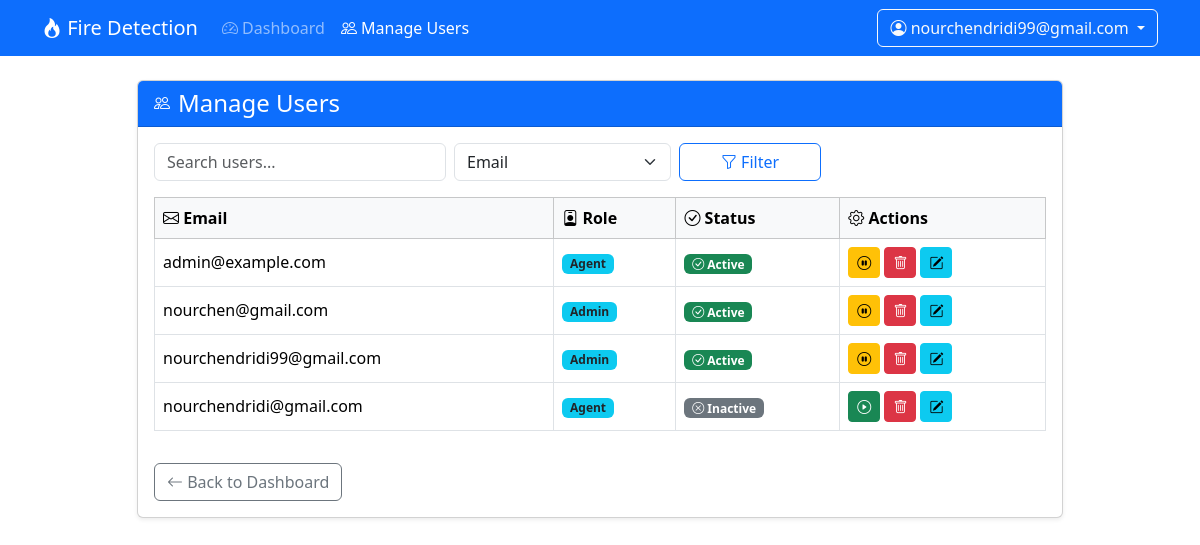
The app's page /accounts/users/manage/ (signed in) with its own data.
### accounts/models.py (models this page shows, shortened)
class CustomUser(AbstractUser):
	username = None
	email = models.EmailField('email address', unique=True)
	USER_TYPE_ADMIN = 'admin'
	USER_TYPE_SUPERVISOR = 'supervisor'
	USER_TYPE_AGENT = 'agent'
	USER_TYPE_CHOICES = [
		(USER_TYPE_ADMIN, 'Admin'),
		(USER_TYPE_SUPERVISOR, 'Supervisor'),
		(USER_TYPE_AGENT, 'Agent'),
	]
	user_type = models.CharField(max_length=20, choices=USER_TYPE_CHOICES, default=USER_TYPE_AGENT)
	USERNAME_FIELD = 'email'
	REQUIRED_FIELDS = []  # email is required by USERNAME_FIELD
	objects = CustomUserManager()

### accounts/views.py (the view, shortened to what this page needs)
# urls.py: path('users/manage/', views.manage_users, name='manage_users'),
@require_http_methods(['GET', 'POST'])
@role_required(User.USER_TYPE_ADMIN)
def manage_users(request):
    sort = request.GET.get('sort', 'email')
    search = request.GET.get('search', '')
    users = User.objects.all()
    if search:
        users = users.filter(Q(email__icontains=search) | Q(user_type__icontains=search))
    users = users.order_by(sort)
    edit_user = None
    if 'edit' in request.GET:
        try:
            edit_user = User.objects.get(pk=request.GET['edit'])
        except User.DoesNotExist:
            edit_user = None
    return render(request, 'accounts/manage_users.html', {
        'users': users,
        'sort': sort,
        'search': search,
        'edit_user': edit_user,
        'user_type_choices': User.USER_TYPE_CHOICES,
    })

### accounts/templates/accounts/manage_users.html (shortened to what this page needs)
{% load static %}
<!doctype html>
<html>
<head>
    <link href="https://cdn.jsdelivr.net/npm/bootstrap@5.3.2/dist/css/bootstrap.min.css" rel="stylesheet">
    <link href="https://cdn.jsdelivr.net/npm/bootstrap-icons@1.7.2/font/bootstrap-icons.css" rel="stylesheet">
</head>
<body>
    <nav class="navbar navbar-expand-lg navbar-dark bg-primary mb-4">
        <div class="container">
            <a class="navbar-brand" href="#"><i class="bi bi-fire"></i> Fire Detection</a>
            <div class="collapse navbar-collapse" id="navbarNav">
                <ul class="navbar-nav me-auto">
                    <li class="nav-item">
                        <a class="nav-link" href="{% url 'admin_dashboard' %}"><i class="bi bi-speedometer2"></i> Dashboard</a>
                    </li>
                    <li class="nav-item">
                        <a class="nav-link active" href="{% url 'manage_users' %}"><i class="bi bi-people"></i> Manage Users</a>
                    </li>
                </ul>
                <div class="d-flex align-items-center">
                    <div class="dropdown">
                        <button class="btn btn-outline-light dropdown-toggle" type="button" data-bs-toggle="dropdown">
                            <i class="bi bi-person-circle"></i> {{ request.user.email }}
                        </button>
                    </div>
                </div>
            </div>
        </div>
    </nav>
    <div class="container">
        <div class="row justify-content-center">
            <div class="col-lg-10">
                <div class="card shadow-sm mb-4">
                    <div class="card-header bg-primary text-white d-flex align-items-center">
                        <i class="bi bi-people me-2"></i>
                        <h4 class="mb-0">Manage Users</h4>
                    </div>
                    <div class="card-body">
                        <form method="get" class="row g-2 mb-3">
                            <div class="col-md-4">
                                <input type="text" name="search" value="{{ search }}" class="form-control" placeholder="Search users...">
                            </div>
                            <div class="col-md-3">
                                <select name="sort" class="form-select">
                                    <option value="email" {% if sort == 'email' %}selected{% endif %}>Email</option>
                                </select>
                            </div>
                            <div class="col-md-2">
                                <button type="submit" class="btn btn-outline-primary w-100"><i class="bi bi-funnel"></i> Filter</button>
                            </div>
                        </form>
                        <div class="table-responsive">
                            <table class="table table-bordered table-hover align-middle">
                                <thead class="table-light">
                                    <tr>
                                        <th><i class="bi bi-envelope"></i> Email</th>
                                        <th><i class="bi bi-person-badge"></i> Role</th>
                                        <th><i class="bi bi-check-circle"></i> Status</th>
                                        <th><i class="bi bi-gear"></i> Actions</th>
                                    </tr>
                                </thead>
                                <tbody>
                                {% for user in users %}
                                    <tr>
                                        <td>{{ user.email }}</td>
                                        <td>
                                            <span class="badge bg-info text-dark">{{ user.get_user_type_display }}</span>
                                        </td>
                                        <td>
                                            {% if user.is_active %}
                                                <span class="badge bg-success"><i class="bi bi-check-circle"></i> Active</span>
                                            {% else %}
                                                <span class="badge bg-secondary"><i class="bi bi-x-circle"></i> Inactive</span>
                                            {% endif %}
                                        </td>
                                        <td>
                                            <div class="d-flex gap-1">
                                                <form method="post" style="display:inline;">
                                                    {% if user.is_active %}
                                                        <button name="action" value="deactivate" class="btn btn-warning btn-sm" title="Deactivate">
                                                            <i class="bi bi-pause-circle"></i>
                                                        </button>
                                                    {% else %}
                                                        <button name="action" value="activate" class="btn btn-success btn-sm" title="Activate">
                                                            <i class="bi bi-play-circle"></i>
                                                        </button>
                                                    {% endif %}
                                                    <button name="action" value="delete" class="btn btn-danger btn-sm" title="Delete" onclick="return confirm('Delete user?');">
                                                        <i class="bi bi-trash"></i>
                                                    </button>
                                                </form>
                                                <a href="?edit={{ user.id }}&sort={{ sort }}&search={{ search }}" class="btn btn-info btn-sm" title="Edit">
                                                    <i class="bi bi-pencil-square"></i>
                                                </a>
                                            </div>
                                        </td>
                                    </tr>
                                {% endfor %}
                                </tbody>
                            </table>
                        </div>
                        <a href="{% url 'admin_dashboard' %}" class="btn btn-outline-secondary mt-3">
                            <i class="bi bi-arrow-left"></i> Back to Dashboard
                        </a>
                    </div>
                </div>
            </div>
        </div>
    </div>
</body>
</html>

### records on screen
CustomUser: user.email "nourchendridi99@gmail.com", email "nourchendridi99@gmail.com", user_type "Admin", is_active True (drawn)
CustomUser: email "admin@example.com", user_type "Agent", is_active True (drawn)
CustomUser: email "nourchen@gmail.com", user_type "Admin", is_active True (drawn)
CustomUser: email "nourchendridi@gmail.com", user_type "Agent", is_active False (drawn)
